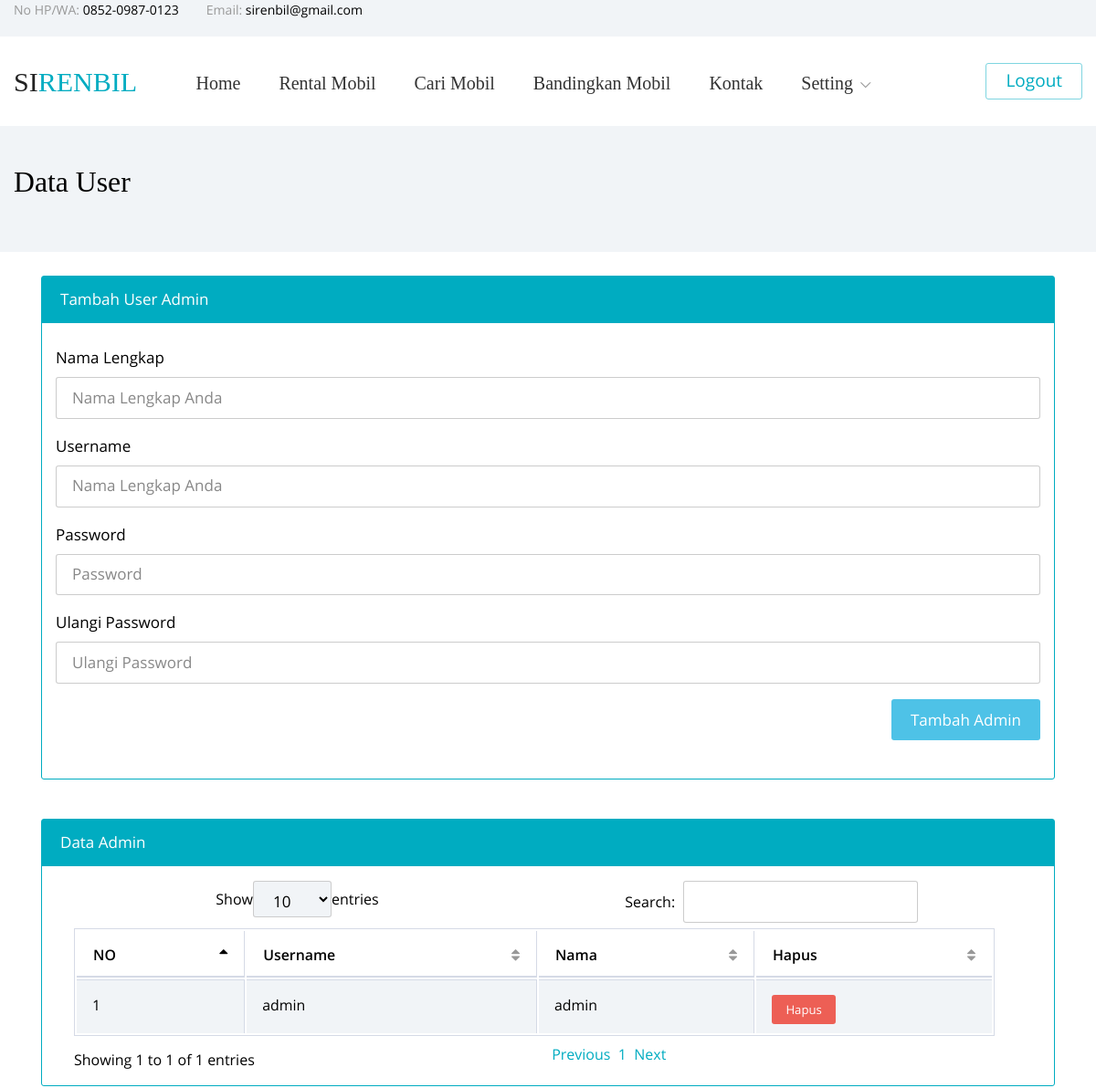
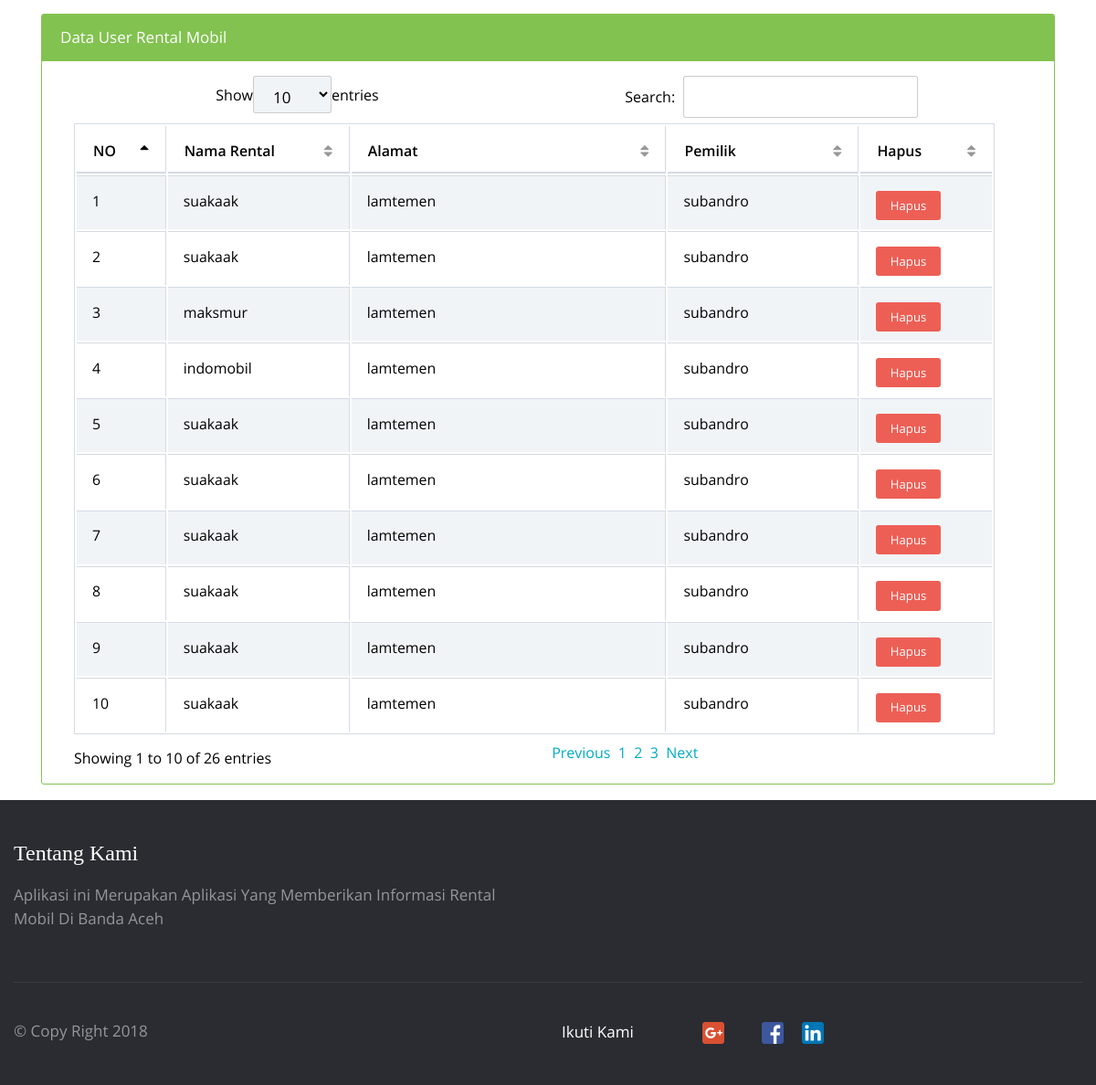
Screenshot of /a_user.php (signed in) with the database file from the repository (2 pictures, top to bottom).
### tables this page shows
CREATE TABLE `rental` (
  `id_rental` int(100) NOT NULL,
  `nama_rental` varchar(100) NOT NULL,
  `alamat` varchar(255) NOT NULL,
  `nama_pemilik` varchar(50) NOT NULL,
  `no_hp_pemilik` varchar(15) NOT NULL,
  `no_hp_rental` varchar(15) NOT NULL,
  `status` int(2) NOT NULL,
  `id_admin` varchar(20) NOT NULL,
  `username` varchar(20) NOT NULL,
  `password` varchar(255) NOT NULL,
  `foto_rental` varchar(255) NOT NULL,
  `nik` varchar(30) NOT NULL,
  `tanggal_daftar` timestamp NOT NULL DEFAULT CURRENT_TIMESTAMP ON UPDATE CURRENT_TIMESTAMP
);

### a_user.php (the view, shortened to what this page needs)
<!DOCTYPE html>
<html lang="en">
<head>
    <link rel="stylesheet" type="text/css" href="vendors/bootstrap/css/bootstrap.min.css">
    <link rel="stylesheet" type="text/css" href="vendors/tether/css/tether.min.css">
    <link rel="stylesheet" type="text/css" href="vendors/animate-css/animate.css">
    <link rel="stylesheet" type="text/css" href="fonts/circular/styles.css">
    <link rel="stylesheet" type="text/css" href="fonts/open-sans/styles.css">
    <link rel="stylesheet" type="text/css" href="fonts/iconfont/styles.css">
       <link href="data/vendor/datatables-plugins/dataTables.bootstrap.css" rel="stylesheet">
       <link href="data/vendor/datatables-responsive/dataTables.responsive.css" rel="stylesheet">
       <link href="data/dist/css/sb-admin-2.css" rel="stylesheet">
       <link href="data/vendor/metisMenu/metisMenu.min.css" rel="stylesheet">
      <link href="data/vendor/font-awesome/css/font-awesome.min.css" rel="stylesheet" type="text/css">
<link rel="stylesheet" type="text/css" href="vendors/select2/css/select2.min.css">
<link rel="stylesheet" type="text/css" href="css/vendors/select2/select2.min.css">
    <link rel="stylesheet" type="text/css" href="css/style.min.css">
</head>
<body class="">
<?php include"share/menu.php";?>
  <div class="choose-us-default">
    <div class="container">
        <h4 >Data User</h4>
    </div>
</div>
<div class="container">
  <br>
  <div class="col-lg-12">
    <form action="proses/tambah_admin.php" method="Post">
      <div class="col-lg-12">
          <div class="card card-outline-primary mb-3">
              <div class="card-header bg-primary">
                  Tambah User Admin
              </div>
              <br>
            <div class="col-xl-12">
                <div class="row">
                    <div class="col-lg-12">
                        <div class="form-group">
                            <label for="post-job__email">Nama Lengkap</label>
                            <input type="text" name="nama"  required class="form-control" placeholder="Nama Lengkap Anda">
                        </div>
                    </div>
                </div>
                <div class="row">
                    <div class="col-lg-12">
                        <div class="form-group">
                            <label for="post-job__email">Username</label>
                            <input type="text" name="username"  required class="form-control" placeholder="Nama Lengkap Anda">
                        </div>
                    </div>
                </div>
                <div class="row">
                    <div class="col-lg-12">
                        <div class="form-group">
                            <label for="post-job__email">Password</label>
                            <input type="text" name="password"  required class="form-control" placeholder="Password">
                        </div>
                    </div>
                </div>
                <div class="row">
                    <div class="col-lg-12">
                        <div class="form-group">
                            <label for="post-job__email">Ulangi Password</label>
                            <input type="text" name="ulangi Password"  required class="form-control" placeholder="Ulangi Password">
                        </div>
                    </div>
                </div>
                <p align="right"><button type="submit" class="btn btn-info btn-medium">Tambah Admin</button></p>
                <br>
            </div>
          </div>
      </div>
    </form>
  </div>
  <div class="col-lg-12">
              <br>
          </div>
          <div class="col-lg-12">
              <div class="col-lg-12">
                  <div class="card card-outline-primary mb-3">
                      <div class="card-header bg-primary">
                          Data Admin
                      </div>
                      <div class="card-block">
                          <table width="100%" class="table table-striped table-bordered table-hover" id="dataTables-example">
                              <thead>
                                  <tr>
                                      <th>NO</th>
                                      <th>Username</th>
                                      <th>Nama</th>
                                      <th>Hapus</th>
                                  </tr>
                              </thead>
                              <tbody>
                                <?php
                                include 'share/db.php';
                                $i=0;
                                $query = mysqli_query($con,"select * from admin ");
                                while($data = mysqli_fetch_array($query)){
                                  $i++;
                                ?>
                                  <tr class="odd gradeX">
                                      <td class="center"><?php echo $i;?></td>
                                      <td><?php echo $data['username'];?></td>
                                      <td><?php echo $data['nama'];?></td>
                                      <td class="center"><a href="hapus_admin.php?id=<?php echo $data['id_admin'];?>"><button type="button" class="btn btn-danger btn-xs">Hapus</button></td>
                                  </tr>
                                  <?php  }?>
                              </tbody>
                          </table>
                      </div>
                  </div>
              </div>
          </div>
          <div class="col-lg-12">
              <div class="col-lg-12">
                  <div class="card card-outline-success mb-3">
                      <div class="card-header bg-success">
                          Data User Rental Mobil
                      </div>
                      <div class="card-block">
                          <table width="100%" class="table table-striped table-bordered table-hover" id="dataTables-example2">
                              <thead>
                                  <tr>
                                      <th>NO</th>
                                      <th>Nama Rental</th>
                                      <th>Alamat</th>
                                      <th>Pemilik</th>
                                      <th>Hapus</th>
                                  </tr>
                              </thead>
                              <tbody>
                                <?php
                                include 'share/db.php';
                                $i=0;
                                $query = mysqli_query($con,"select * from rental ");
                                while($data = mysqli_fetch_array($query)){
                                  $i++;
                                ?>
                                  <tr class="odd gradeX">
                                      <td class="center"><?php echo $i;?></td>
                                      <td><?php echo $data['nama_rental'];?></td>
                                      <td><?php echo $data['alamat'];?></td>
                                      <td><?php echo $data['nama_pemilik'];?></td>
                                      <td class="center"><a href="hapus_rental.php?id=<?php echo $data['id_rental'];?>"><button type="button" class="btn btn-danger btn-xs">Hapus</button></td>
                                  </tr>
                                  <?php  }?>
                              </tbody>
                          </table>
                      </div>
                  </div>
              </div>
          </div>
</div>
<?php include"share/footer.php";?>
</body>
</html>

### rows the page displays
rental: nama_rental "suakaak", alamat "lamtemen", nama_pemilik "subandro"
rental: nama_rental "suakaak", alamat "lamtemen", nama_pemilik "subandro"
rental: nama_rental "maksmur", alamat "lamtemen", nama_pemilik "subandro"
rental: nama_rental "indomobil", alamat "lamtemen", nama_pemilik "subandro"
rental: nama_rental "suakaak", alamat "lamtemen", nama_pemilik "subandro"
rental: nama_rental "suakaak", alamat "lamtemen", nama_pemilik "subandro"
rental: nama_rental "suakaak", alamat "lamtemen", nama_pemilik "subandro"
rental: nama_rental "suakaak", alamat "lamtemen", nama_pemilik "subandro"
rental: nama_rental "suakaak", alamat "lamtemen", nama_pemilik "subandro"
rental: nama_rental "suakaak", alamat "lamtemen", nama_pemilik "subandro"

### other values shown
$data['username'] "admin"
$data['nama'] "admin"
